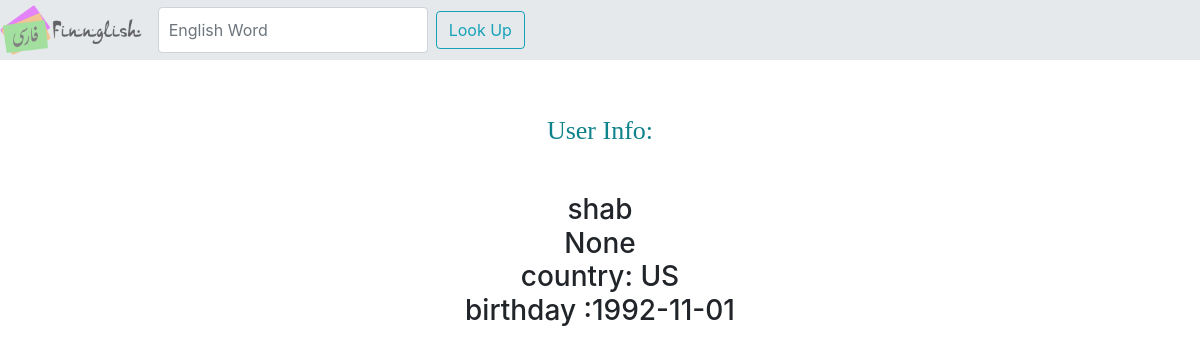
The page /profile/2 on the database its author committed.
### model.py (models this page shows, shortened)
class User(db.Model):
    __tablename__ = "users"
    id = db.Column(db.Integer, autoincrement=True, primary_key=True)
    first_name = db.Column(db.String(100), nullable=True)
    last_name = db.Column(db.String(100), nullable=True)
    email = db.Column(db.String, nullable=True)
    password = db.Column(db.String, nullable=True)
    age = db.Column(db.String, nullable=True)
    country = db.Column(db.String, nullable=True)

### server.py (the view)
@app.route('/profile/<user_id>')
def user_info(user_id):
    user = db.session.query(User).filter(User.id == user_id).first()
    first_name = user.first_name
    last_name = user.last_name
    country = user.country
    age = user.age
    return render_template("user_info.html", country=country, first_name= first_name,
    last_name=last_name, age=age, user_id=user_id )

### templates/user_info.html
{% extends 'base.html' %}
{% block content %}
<div class="container ">
  <div class="row">
    <div class="col-md-12 text-center">
      <h4> User Info: <h3>
        {{first_name}}
        <br>
        {{last_name}}
        <br>
      country: {{country}}
        <br>
    birthday :{{age}}
</div>
</div>
</div>
{% endblock %}

### static/project.css (style rules this page uses)
h4 { font-family: serif; font-size: 26px; padding: 1.5em; color: #10828C; }

### rows shown on the page
User: first_name "shab", country "US", age "1992-11-01"

### other values the page prints
{{ last_name }} "None"
